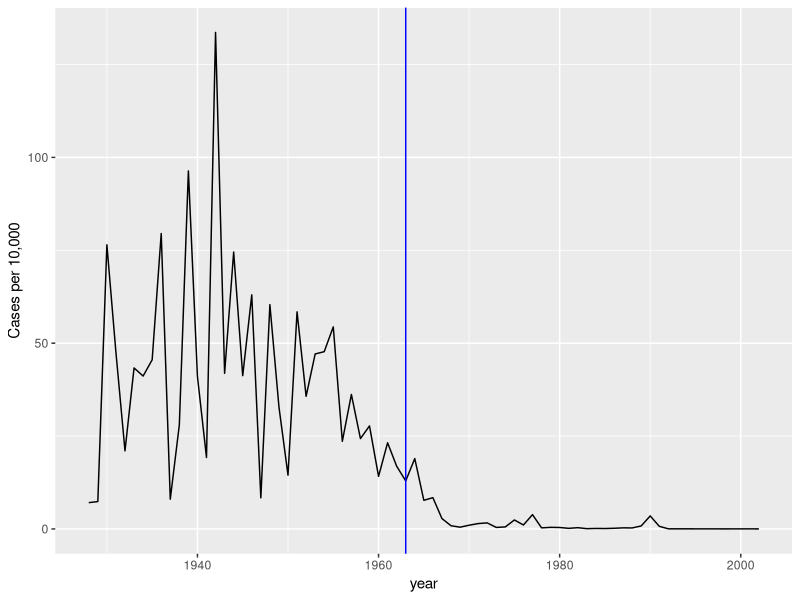
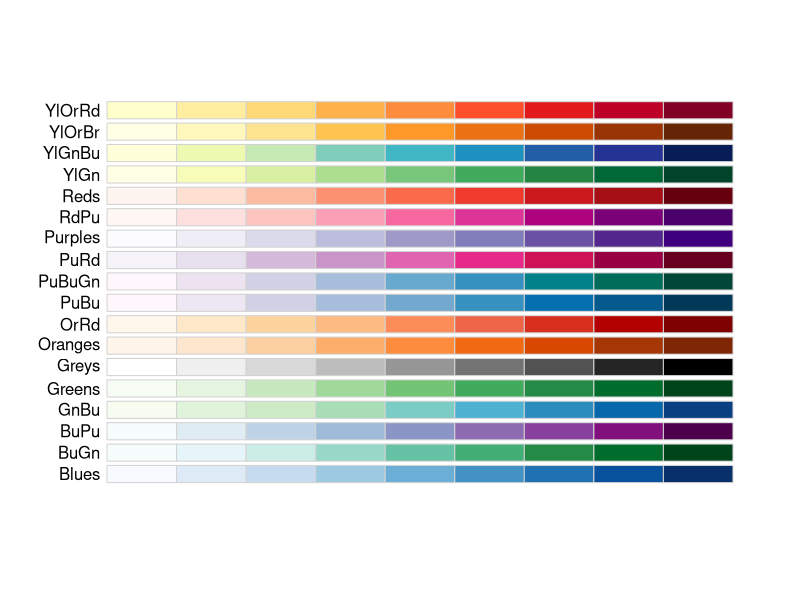
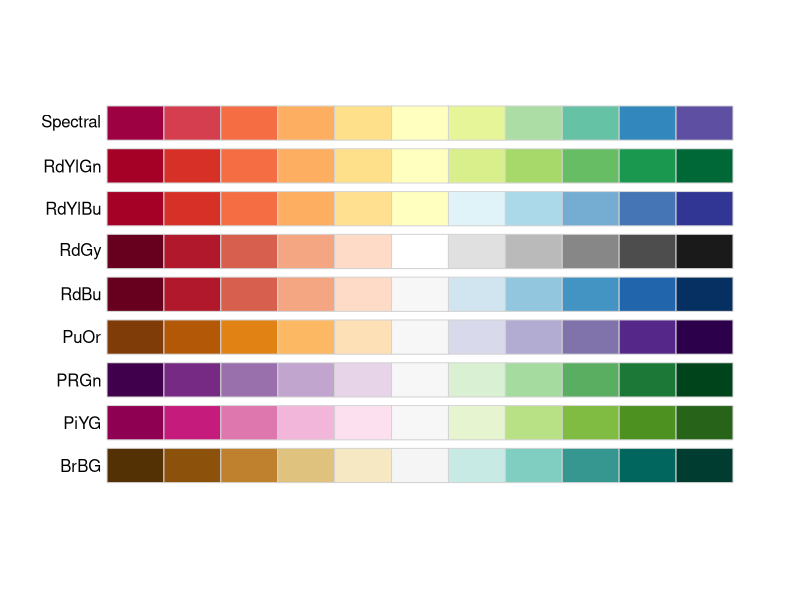
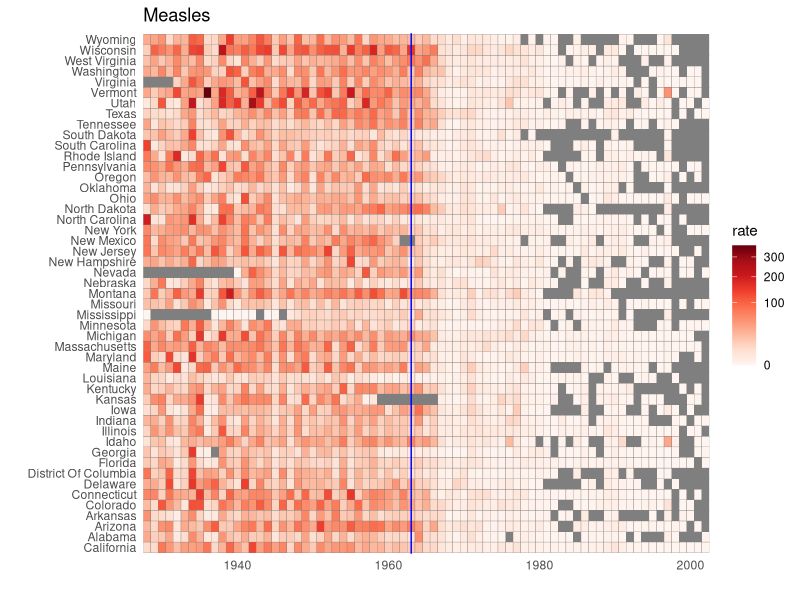
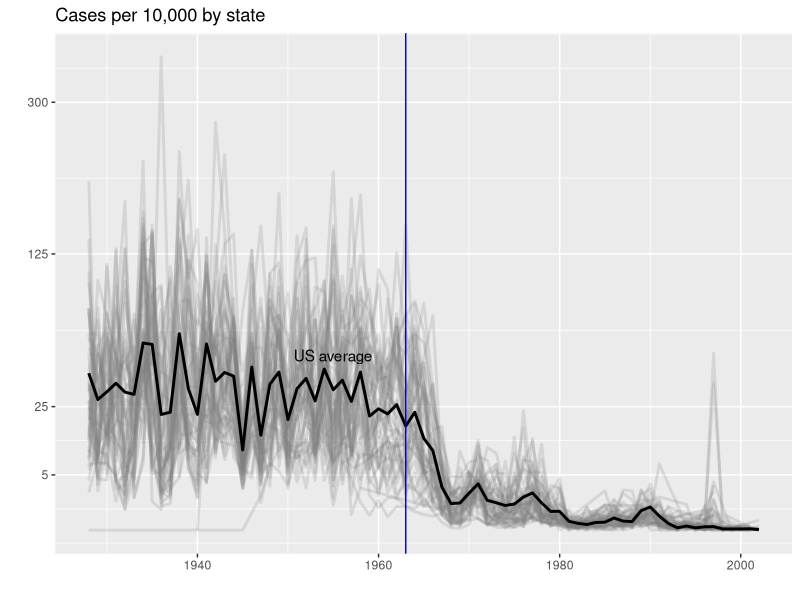

Reproduce these figures in R, in order.
#config
library(tidyverse)
library(dslabs)
library(RColorBrewer)
data(us_contagious_diseases)
str(us_contagious_diseases)

#first we need to create a data variable for the measels data, and removing states that only became states later (alaska & hawaii)
the_disease <- "Measles"
dat <- us_contagious_diseases %>%
    filter(disease == the_disease & !state %in% c("Hawaii", "Alaska")) %>%
    mutate(rate = count/population *10000 * 52/weeks_reporting) %>%
    mutate(state = reorder(state, rate))

head(dat)

#we can now plot the disease rates per year
#NOTE:1963 was the year the vaccine was introduced
dat %>%
    filter(state == "California") %>%
    ggplot(aes(year,rate)) +
    geom_line() + ylab("Cases per 10,000") +
    geom_vline(xintercept=1963, col = "blue")

#taking note of the wall street journal visualisation, we can improve on this by using a better color pallete
#SEQ is used for high to low values, DIV is used for showing divergence from the middle
display.brewer.all(type="seq")
display.brewer.all(type="div")

#to include our 3rd variable with only to axes we use color, size or intensity, as in the case "Rate" is continuous
#NOTE: we transform the fill by the square root as to prevent large outliers from dominating the graph
dat %>%
    ggplot(aes(year,state,fill = rate)) +
    geom_tile(color = "grey50") +
    scale_x_continuous(expand = c(0,0)) +
    scale_fill_gradientn(colors = brewer.pal(9, "Reds"), trans = "sqrt") +
    geom_vline(xintercept=1963, col="blue") +
    theme_minimal() + theme(panel.grid = element_blank()) +
    ggtitle(the_disease) +
    ylab("") +
    xlab("")

#if we are willing to lose some data information we can show the values with position; as it represents values better than colour
#we can also show the average for the US
#NOTE: we are going to make every state teh same color as it is difficult to pick 50 distinct colors
avg <- us_contagious_diseases %>%
    filter(disease==the_disease) %>% group_by(year) %>%
    summarize(us_rate = sum(count, na.rm=TRUE)/sum(population, na.rm=TRUE)*10000)

dat %>%
    filter(!is.na(rate)) %>%
    ggplot() +
    geom_line(aes(year, rate, group = state), color = "grey50",
        show.legend = FALSE, alpha = 0.2, size = 1) +
    geom_line(mapping = aes(year, us_rate), data = avg, size = 1, col = "black") +
    scale_y_continuous(trans = "sqrt", breaks = c(5,25,125,300)) +
    ggtitle("Cases per 10,000 by state") +
    xlab("") +
    ylab("") +
    geom_text(data = data.frame(x=1955, y=50),
        mapping = aes(x,y,label = "US average"), color = "black") +
    geom_vline(xintercept = 1963, col = "blue")
